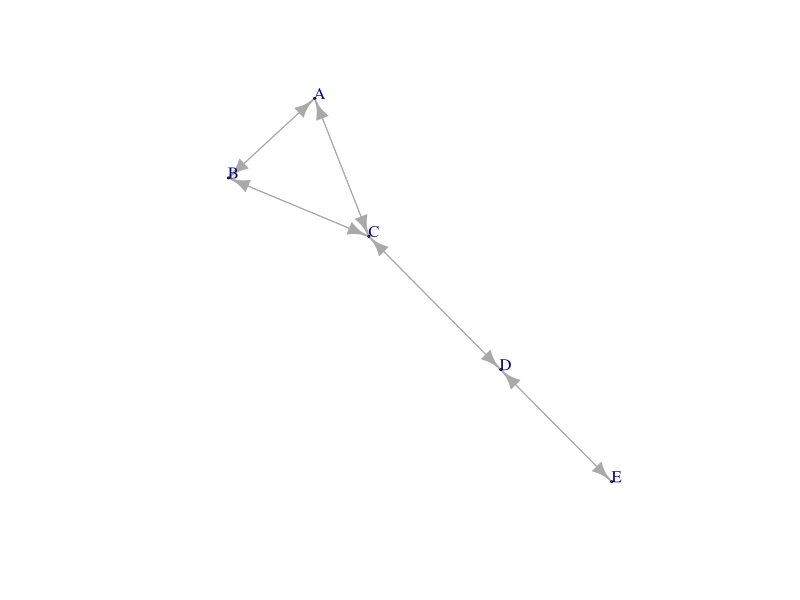
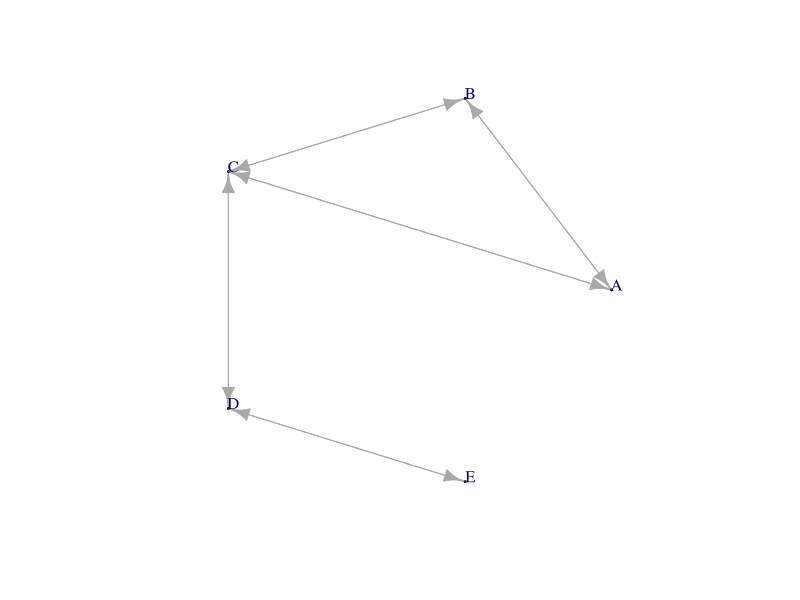
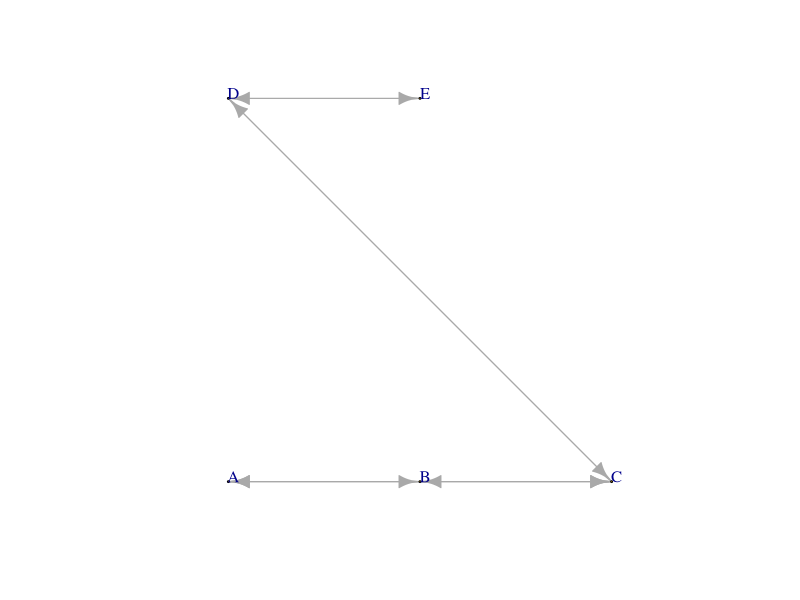
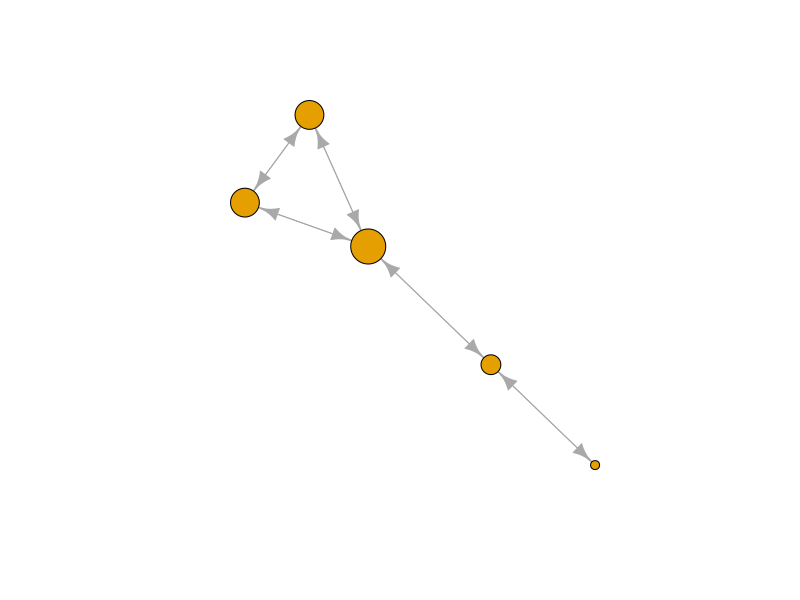
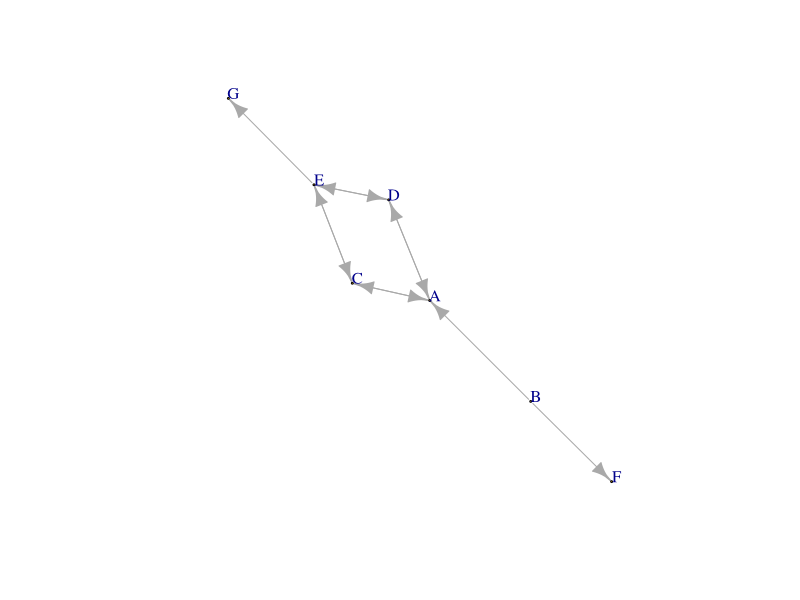
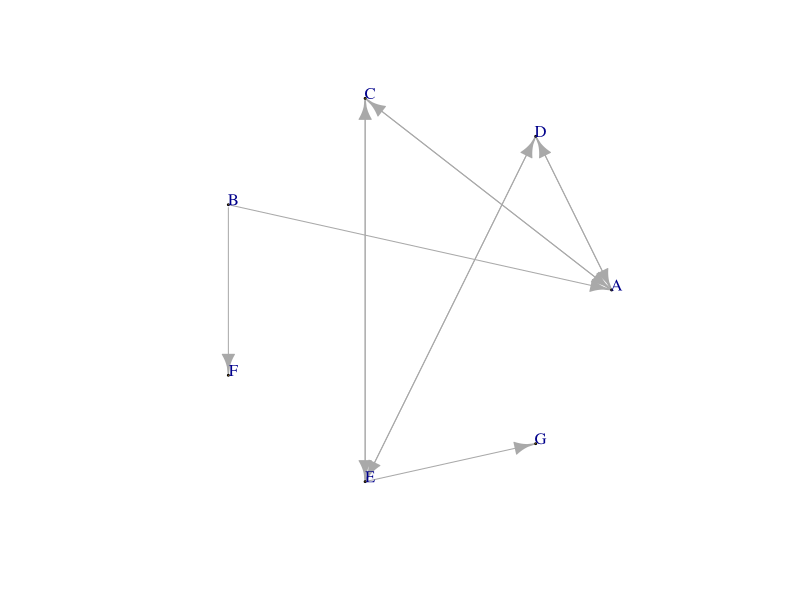
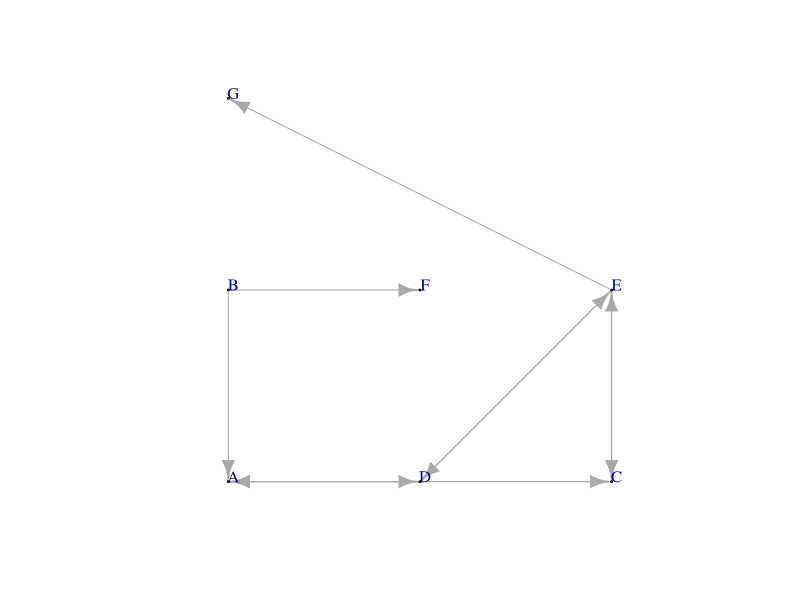

The R script that drew these images, in order:
#Q1

library(igraph)

#links in data
edges <-rbind(
  c("A", "B"), c("A", "C"), 
  c("B", "A"), c("B", "C"), 
  c("C", "A"), c("C", "B"), c("C", "D"),
  c("D", "C"), c("D", "E"), 
  c("E", "D")
)

#generate and plot graph
g <- graph.edgelist(edges, directed = TRUE)
plot(g, vertex.size = 1, vertex.label.dist = 0.5)

plot(g, layout = layout_in_circle, vertex.size = 1, vertex.label.dist = 0.5)
plot(g, layout = layout_on_grid, vertex.size = 1, vertex.label.dist = 0.5)

degree(g)
betweenness(g)
closeness(g)
eigen_centrality(g)

#calculate density
degree.distribution(g) #normalised distributions
edge_density(g)

#tabulate?
plot(g, vertex.label = NA, vertex.size = eigen_centrality(g)$vector * 20)

#adjacency entries
get.adjacency(g) 

#Q2

library(igraph)

#links in data
edges <-rbind(
  c("A", "D"), c("A", "C"), #2 neighbours
  c("B", "A"), c("B", "F"), #2 neighbours
  c("C", "A"), c("C", "E"), #2 neighbours
  c("D", "A"), c("D", "E"), #2 neighbours
  c("E", "D"), c("E", "G"), c("E", "C") #3 neighbours
)

#generate and plot graph
g <- graph.edgelist(edges, directed = TRUE)
plot(g, vertex.size = 1, vertex.label.dist = 0.5)

plot(g, layout = layout_in_circle, vertex.size = 1, vertex.label.dist = 0.5)
plot(g, layout = layout_on_grid, vertex.size = 1, vertex.label.dist = 0.5)

degree(g)
betweenness(g)
closeness(g)
eigen_centrality(g)

#calculate density
degree.distribution(g) #normalised distributions
edge_density(g)

#adjacency entries
get.adjacency(g)

#compute shortest paths
shortest.paths(g)
get.shortest.paths(g,4)


